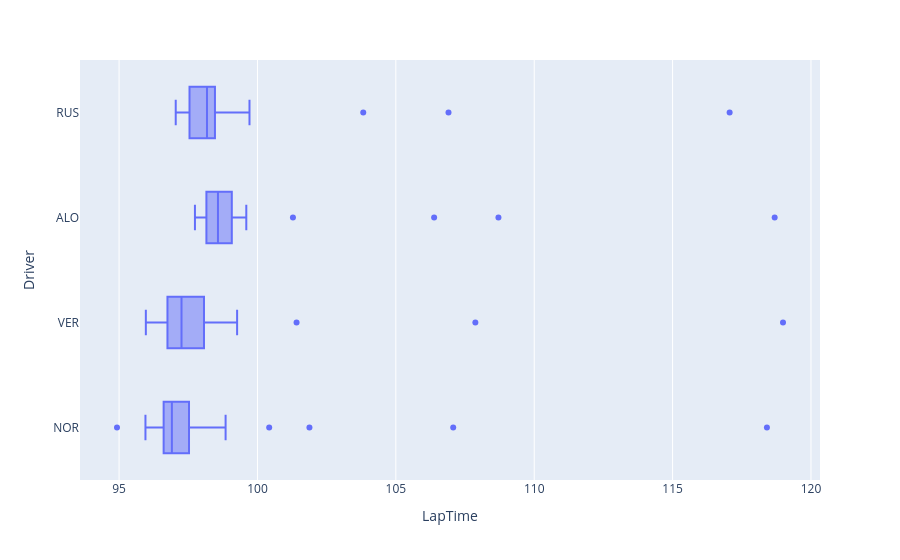

Notebook code cell kept with this figure:
### Code cell
import plotly.express as px

fig = px.box(f1, x="LapTime", y="Driver",  hover_data=['InPit','LapNumber'])
fig.show()

### Figure 1 — Plotly figure (JSON) as saved in the notebook; plotly's stock layout.template omitted (floating-point values rounded to 4 significant figures; data arrays with more than 128 entries replaced by an {"elided": "..."} marker saying what was removed)
{"data": [{"alignmentgroup": "True", "customdata": {"elided": "247x2 mixed values"}, "hovertemplate": "LapTime=%{x}<br>Driver=%{y}<br>InPit=%{customdata[0]}<br>LapNumber=%{customdata[1]}<extra></extra>", "legendgroup": "", "marker": {"color": "#636efa"}, "name": "", "notched": false, "offsetgroup": "", "orientation": "h", "showlegend": false, "type": "box", "x": {"elided": "247 float values"}, "x0": " ", "xaxis": "x", "y": {"elided": "247 str values"}, "y0": " ", "yaxis": "y"}], "layout": {"boxmode": "group", "legend": {"tracegroupgap": 0}, "margin": {"t": 60}, "xaxis": {"anchor": "y", "domain": [0, 1], "title": {"text": "LapTime"}}, "yaxis": {"anchor": "x", "domain": [0, 1], "title": {"text": "Driver"}}}}
